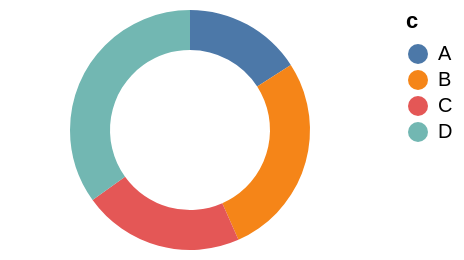

Describe this chart as a Vega-Lite specification.
### Vega-Lite specification from a JSON file in a GitHub repository (floating-point values rounded to 4 significant figures)
{"width": 180, "height": 120, "data": {"values": [{"c": "A", "v": 30, "lo": 10, "hi": 45, "g": "x", "o": 28, "cl": 34, "h": 40, "l": 8}, {"c": "B", "v": 52, "lo": 25, "hi": 60, "g": "x", "o": 34, "cl": 48, "h": 55, "l": 30}, {"c": "C", "v": 41, "lo": 18, "hi": 55, "g": "y", "o": 48, "cl": 40, "h": 50, "l": 36}, {"c": "D", "v": 66, "lo": 40, "hi": 80, "g": "y", "o": 40, "cl": 63, "h": 70, "l": 38}]}, "mark": {"type": "arc", "innerRadius": 40}, "encoding": {"theta": {"field": "v", "type": "quantitative"}, "color": {"field": "c", "type": "nominal", "sort": null}}}
